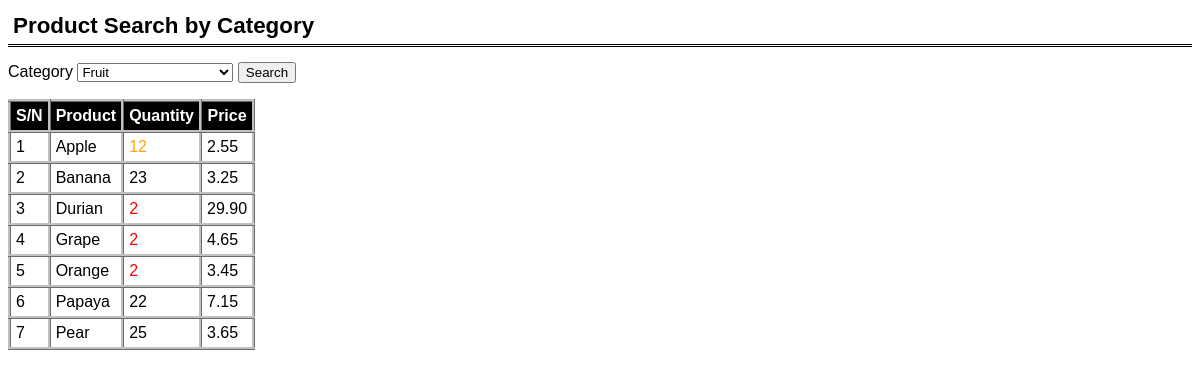
Screenshot of /week11/solutions/warehouse/searchByCategory.php?category=Fruit with the database file from the repository.
### tables this page shows
create table product (
    product_name varchar(32) primary key,
    category_name varchar(32),
    quantity integer,
    price double(12,2)
);

### week11/solutions/warehouse/Warehouse.php (called while the page is built, shortened)
<?php
require_once 'Product.php';
class Warehouse {
    public function getCategories() {
        $conn = new ConnectionManager();
        $pdo = $conn->connect();
        $sql = "SELECT * FROM category ORDER BY category_name ASC";
        $stmt = $pdo->prepare($sql);
        $stmt->execute();
        $stmt->setFetchMode(PDO::FETCH_ASSOC);
        $categories = [];
        while ($row = $stmt->fetch()) {
            $categories[] = $row['category_name'];
        }
        return $categories;
    }
    public function searchByCategory($category_name) {
        $products = [];
        $conn = new ConnectionManager();
        $pdo = $conn->connect();
        $sql = "SELECT product_name, category_name, quantity, price FROM product
                    WHERE category_name = :category_name
                    ORDER BY product_name";
        $stmt = $pdo->prepare($sql);
        $stmt->bindParam('category_name', $category_name, PDO::PARAM_STR);
        $stmt->execute();
        $stmt->setFetchMode(PDO::FETCH_ASSOC);
        while ($row = $stmt->fetch()) {
            $product = new Product(
                $row['product_name'],
                $row['category_name'],
                $row['quantity'],
                $row['price']
            );
            $products[] = $product;
        }
        return $products;
    }
}

### week11/solutions/warehouse/Product.php (called while the page is built, shortened)
<?php
class Product {
    private $productName;
    private $quantity;
    private $price;
    public function __construct($productName, $categoryName, $quantity, $price){
        $this->productName = $productName;
        $this->quantity = $quantity;
        $this->price = $price;
    }
    public function getProductName() {
        return $this->productName;
    }
    public function getQuantity() {
        return $this->quantity;
    }
    public function getPrice() {
        return $this->price;
    }
}
?>

### week11/solutions/warehouse/searchByCategory.php (the view, shortened to what this page needs)
<?php
require_once 'Warehouse.php';
require_once 'Product.php';
$warehouse = new Warehouse();
?>
<html>
<head>
	<link rel="stylesheet" type="text/css" href="style.css">
</head>
<body>
	<h1>Product Search by Category</h1>
	<form>
	Category
		<select name="category">
			<?php
				$categories = $warehouse->getCategories();
				foreach ($categories as $cat) {
					if (isset($_GET['category']) && ($_GET['category'] == $cat)) {
						echo(" <option value='$cat' selected>$cat</option>");
					} else {
						echo(" <option value='$cat'>$cat</option>");
					}
				}
			?>
		</select>
		<input type="submit" value="Search"/>
	</form>
	<?php
	if (isset($_GET['category'])) {
		$category = $_GET['category'];
		$products = $warehouse->searchByCategory($category);
		$index = 1;
		echo("<table>");
		echo("
			<tr>
				<th> S/N </th>
				<th> Product </th>
				<th> Quantity </th>
				<th> Price </th>
			</tr>
		");
		foreach ($products as $product) {
			$qty = $product->getQuantity();
			if ($qty < 10) {
				$color = 'red;';
			}
			elseif ($qty < 20) {
				$color = 'orange;';
			}
			else {
				$color = 'black;';
			}
			echo("
				<tr>
					<td>$index</td>
					<td>{$product->getProductName()}</td>
					<td style='color:$color'>{$product->getQuantity()}</td>
					<td>{$product->getPrice()}</td>
				</tr>
			");
			$index ++;
		}
		echo("</table>");
	}
	?>
</body>
</html>

### week11/solutions/warehouse/style.css (style rules this page uses)
h1 { color: black; border-bottom: 3px double black; padding: 5px; font: bold 140% arial, sans-serif; }
body { font: 100% arial, sans-serif; }
table, th, td { border: 3px ridge silver; padding: 5px; }
table { border-collapse: collapse; }
th { background-color: black; color: white; }

### rows the page displays
product: product_name "Apple", quantity "12", price "2.55"
product: product_name "Banana", quantity "23", price "3.25"
product: product_name "Durian", quantity "2", price "29.90"
product: product_name "Grape", quantity "2", price "4.65"
product: product_name "Orange", quantity "2", price "3.45"
product: product_name "Papaya", quantity "22", price "7.15"
product: product_name "Pear", quantity "25", price "3.65"

### other values shown
form field category "Fruit"
